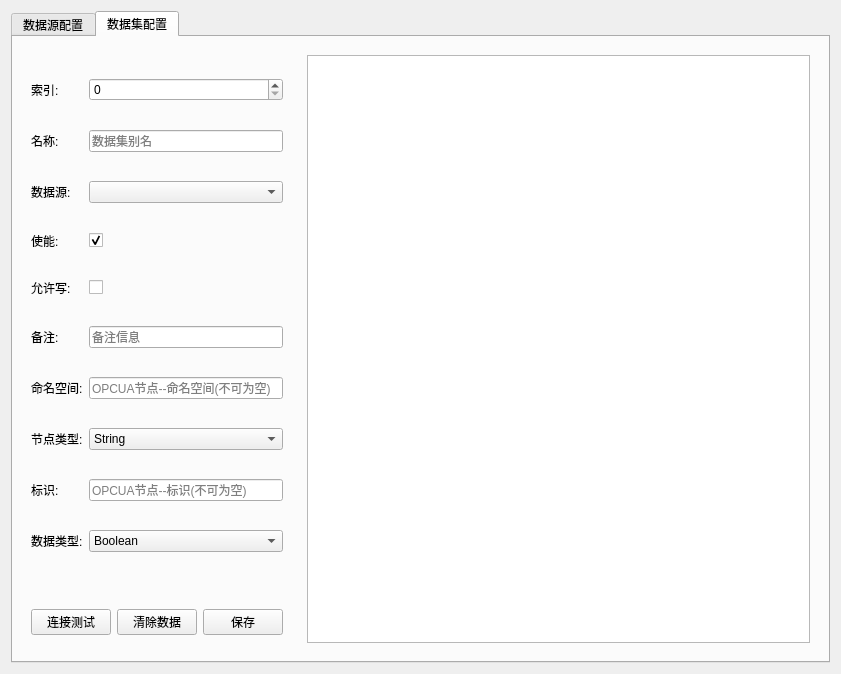
<?xml version="1.0" encoding="UTF-8"?>
<ui version="4.0">
 <class>ConfigDialog</class>
 <widget class="QDialog" name="ConfigDialog">
  <property name="geometry">
   <rect>
    <x>0</x>
    <y>0</y>
    <width>841</width>
    <height>674</height>
   </rect>
  </property>
  <property name="windowTitle">
   <string>Dialog</string>
  </property>
  <layout class="QGridLayout" name="gridLayout">
   <item row="0" column="1">
    <widget class="QTabWidget" name="tabWidget">
     <property name="currentIndex">
      <number>1</number>
     </property>
     <property name="tabBarAutoHide">
      <bool>true</bool>
     </property>
     <widget class="QWidget" name="Tab1">
      <attribute name="title">
       <string>数据源配置</string>
      </attribute>
      <layout class="QGridLayout" name="gridLayout_4" rowstretch="9,1" columnstretch="3,7">
       <item row="0" column="0">
        <widget class="QWidget" name="widget_3" native="true">
         <layout class="QGridLayout" name="gridLayout_2">
          <item row="0" column="0">
           <widget class="QLabel" name="Label">
            <property name="text">
             <string>索引:</string>
            </property>
           </widget>
          </item>
          <item row="0" column="1">
           <widget class="QSpinBox" name="index1">
            <property name="specialValueText">
             <string/>
            </property>
            <property name="minimum">
             <number>0</number>
            </property>
           </widget>
          </item>
          <item row="1" column="0">
           <widget class="QLabel" name="Label_2">
            <property name="text">
             <string>名称:</string>
            </property>
           </widget>
          </item>
          <item row="1" column="1">
           <widget class="QLineEdit" name="name1">
            <property name="whatsThis">
             <string/>
            </property>
            <property name="text">
             <string/>
            </property>
            <property name="placeholderText">
             <string>数据源别名</string>
            </property>
           </widget>
          </item>
          <item row="2" column="0">
           <widget class="QLabel" name="Label_3">
            <property name="text">
             <string>使能:</string>
            </property>
           </widget>
          </item>
          <item row="2" column="1">
           <widget class="QCheckBox" name="enable1">
            <property name="checked">
             <bool>true</bool>
            </property>
           </widget>
          </item>
          <item row="3" column="0">
           <widget class="QLabel" name="Label_4">
            <property name="text">
             <string>备注:</string>
            </property>
           </widget>
          </item>
          <item row="3" column="1">
           <widget class="QLineEdit" name="desc1">
            <property name="placeholderText">
             <string>备注信息</string>
            </property>
           </widget>
          </item>
          <item row="4" column="0">
           <widget class="QLabel" name="Label_5">
            <property name="text">
             <string>用户名:</string>
            </property>
           </widget>
          </item>
          <item row="4" column="1">
           <widget class="QLineEdit" name="username">
            <property name="placeholderText">
             <string>OPCUA服务器登录用户名(可为空)</string>
            </property>
           </widget>
          </item>
          <item row="5" column="0">
           <widget class="QLabel" name="Label_6">
            <property name="text">
             <string>密码:</string>
            </property>
           </widget>
          </item>
          <item row="5" column="1">
           <widget class="QLineEdit" name="password">
            <property name="placeholderText">
             <string>OPCUA服务器登录密码(可为空)</string>
            </property>
           </widget>
          </item>
          <item row="6" column="0">
           <widget class="QLabel" name="Label_7">
            <property name="text">
             <string>地址:</string>
            </property>
           </widget>
          </item>
          <item row="6" column="1">
           <widget class="QLineEdit" name="address">
            <property name="placeholderText">
             <string>OPCUA服务器地址(不可为空)</string>
            </property>
           </widget>
          </item>
         </layout>
        </widget>
       </item>
       <item row="1" column="0">
        <widget class="QWidget" name="widget" native="true">
         <layout class="QHBoxLayout" name="horizontalLayout">
          <item>
           <widget class="QPushButton" name="connectTest">
            <property name="text">
             <string>连接测试</string>
            </property>
           </widget>
          </item>
          <item>
           <widget class="QPushButton" name="clearDataSource">
            <property name="text">
             <string>清除数据</string>
            </property>
           </widget>
          </item>
          <item>
           <widget class="QPushButton" name="saveDataSource">
            <property name="text">
             <string>保存</string>
            </property>
           </widget>
          </item>
         </layout>
        </widget>
       </item>
       <item row="0" column="1" rowspan="2">
        <widget class="QWidget" name="widget_2" native="true">
         <layout class="QGridLayout" name="gridLayout_3">
          <item row="0" column="0">
           <widget class="QTableView" name="tableView1">
            <property name="enabled">
             <bool>true</bool>
            </property>
            <property name="lineWidth">
             <number>0</number>
            </property>
            <property name="editTriggers">
             <set>QAbstractItemView::NoEditTriggers</set>
            </property>
           </widget>
          </item>
         </layout>
        </widget>
       </item>
      </layout>
     </widget>
     <widget class="QWidget" name="Tab2">
      <attribute name="title">
       <string>数据集配置</string>
      </attribute>
      <layout class="QGridLayout" name="gridLayout_7" rowstretch="9,1" columnstretch="3,7">
       <item row="0" column="1" rowspan="2">
        <widget class="QWidget" name="widget_5" native="true">
         <layout class="QGridLayout" name="gridLayout_6">
          <item row="0" column="0">
           <widget class="QTableView" name="tableView2">
            <property name="lineWidth">
             <number>0</number>
            </property>
            <property name="editTriggers">
             <set>QAbstractItemView::NoEditTriggers</set>
            </property>
           </widget>
          </item>
         </layout>
        </widget>
       </item>
       <item row="1" column="0">
        <widget class="QWidget" name="widget_4" native="true">
         <layout class="QHBoxLayout" name="horizontalLayout_2">
          <item>
           <widget class="QPushButton" name="getDataTest">
            <property name="text">
             <string>连接测试</string>
            </property>
           </widget>
          </item>
          <item>
           <widget class="QPushButton" name="clearDataSet">
            <property name="text">
             <string>清除数据</string>
            </property>
           </widget>
          </item>
          <item>
           <widget class="QPushButton" name="saveDataSet">
            <property name="text">
             <string>保存</string>
            </property>
           </widget>
          </item>
         </layout>
        </widget>
       </item>
       <item row="0" column="0">
        <widget class="QWidget" name="widget_6" native="true">
         <layout class="QGridLayout" name="gridLayout_5">
          <item row="4" column="0">
           <widget class="QLabel" name="label_2">
            <property name="text">
             <string>允许写:</string>
            </property>
           </widget>
          </item>
          <item row="3" column="0">
           <widget class="QLabel" name="Label_17">
            <property name="text">
             <string>使能:</string>
            </property>
           </widget>
          </item>
          <item row="6" column="2">
           <widget class="QLineEdit" name="namespaceIndex">
            <property name="placeholderText">
             <string>OPCUA节点--命名空间(不可为空)</string>
            </property>
           </widget>
          </item>
          <item row="2" column="0">
           <widget class="QLabel" name="label_3">
            <property name="text">
             <string>数据源:</string>
            </property>
           </widget>
          </item>
          <item row="9" column="2">
           <widget class="QComboBox" name="dataType">
            <item>
             <property name="text">
              <string>Boolean</string>
             </property>
            </item>
            <item>
             <property name="text">
              <string>Int16</string>
             </property>
            </item>
            <item>
             <property name="text">
              <string>UInt16</string>
             </property>
            </item>
            <item>
             <property name="text">
              <string>Int32</string>
             </property>
            </item>
            <item>
             <property name="text">
              <string>UInt32</string>
             </property>
            </item>
            <item>
             <property name="text">
              <string>Int64</string>
             </property>
            </item>
            <item>
             <property name="text">
              <string>UInt64</string>
             </property>
            </item>
            <item>
             <property name="text">
              <string>Float</string>
             </property>
            </item>
            <item>
             <property name="text">
              <string>Double</string>
             </property>
            </item>
            <item>
             <property name="text">
              <string>String</string>
             </property>
            </item>
            <item>
             <property name="text">
              <string>DateTime</string>
             </property>
            </item>
            <item>
             <property name="text">
              <string>Object</string>
             </property>
            </item>
           </widget>
          </item>
          <item row="5" column="0">
           <widget class="QLabel" name="Label_18">
            <property name="text">
             <string>备注:</string>
            </property>
           </widget>
          </item>
          <item row="0" column="0">
           <widget class="QLabel" name="Label_15">
            <property name="text">
             <string>索引:</string>
            </property>
           </widget>
          </item>
          <item row="3" column="2">
           <widget class="QCheckBox" name="enable2">
            <property name="checked">
             <bool>true</bool>
            </property>
           </widget>
          </item>
          <item row="8" column="0">
           <widget class="QLabel" name="Label_21">
            <property name="text">
             <string>标识:</string>
            </property>
           </widget>
          </item>
          <item row="0" column="2">
           <widget class="QSpinBox" name="index2">
            <property name="minimum">
             <number>0</number>
            </property>
           </widget>
          </item>
          <item row="7" column="2">
           <widget class="QComboBox" name="identifierType">
            <item>
             <property name="text">
              <string>String</string>
             </property>
            </item>
            <item>
             <property name="text">
              <string>Numeric</string>
             </property>
            </item>
            <item>
             <property name="text">
              <string>ByteString</string>
             </property>
            </item>
            <item>
             <property name="text">
              <string>String_Alloc</string>
             </property>
            </item>
           </widget>
          </item>
          <item row="1" column="0">
           <widget class="QLabel" name="Label_16">
            <property name="text">
             <string>名称:</string>
            </property>
           </widget>
          </item>
          <item row="6" column="0">
           <widget class="QLabel" name="Label_19">
            <property name="text">
             <string>命名空间:</string>
            </property>
           </widget>
          </item>
          <item row="8" column="2">
           <widget class="QLineEdit" name="identifier">
            <property name="placeholderText">
             <string>OPCUA节点--标识(不可为空)</string>
            </property>
           </widget>
          </item>
          <item row="7" column="0">
           <widget class="QLabel" name="Label_20">
            <property name="text">
             <string>节点类型:</string>
            </property>
           </widget>
          </item>
          <item row="2" column="2">
           <widget class="QComboBox" name="dataSource">
            <property name="whatsThis">
             <string>当前数据集的数据源</string>
            </property>
           </widget>
          </item>
          <item row="1" column="2">
           <widget class="QLineEdit" name="name2">
            <property name="placeholderText">
             <string>数据集别名</string>
            </property>
           </widget>
          </item>
          <item row="9" column="0">
           <widget class="QLabel" name="label">
            <property name="text">
             <string>数据类型:</string>
            </property>
           </widget>
          </item>
          <item row="5" column="2">
           <widget class="QLineEdit" name="desc2">
            <property name="placeholderText">
             <string>备注信息</string>
            </property>
           </widget>
          </item>
          <item row="4" column="2">
           <widget class="QCheckBox" name="writeEnable">
            <property name="text">
             <string/>
            </property>
           </widget>
          </item>
         </layout>
        </widget>
       </item>
      </layout>
     </widget>
    </widget>
   </item>
  </layout>
 </widget>
 <resources/>
 <connections/>
</ui>
